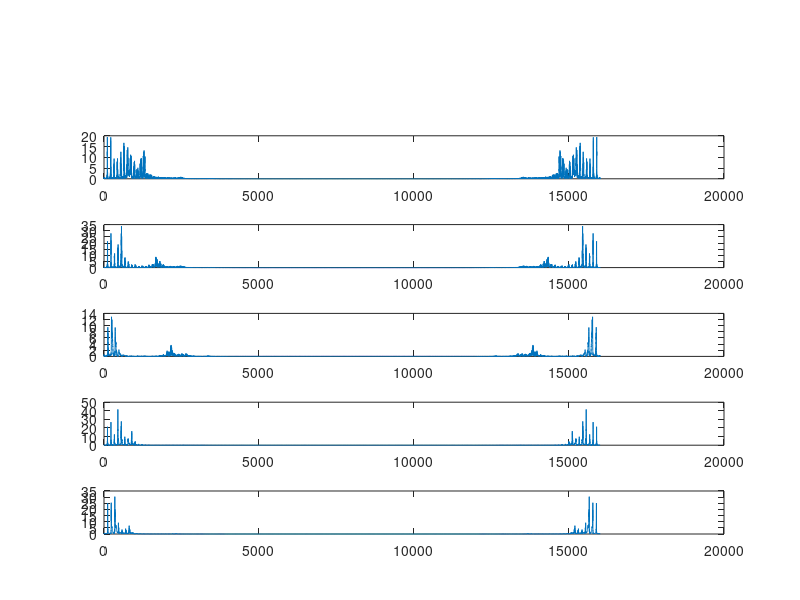

Source code (MATLAB):
clc; clear all; close all;
load('parametrs.mat');

% load('me_ahoj.mat');
% speech_spec = fft(speech);
% figure(100); subplot(6,1,1); plot( abs(speech_spec));

load('me_a.mat');
speech_spec = fft(speech);
subplot(6,1,2); plot(abs(speech_spec));

load('me_e.mat');
subplot(6,1,3)
speech_spec = fft(speech);
plot(abs(speech_spec));

load('me_i.mat');
subplot(6,1,4)
speech_spec = fft(speech);
plot(abs(speech_spec));

load('me_o.mat');
subplot(6,1,5)
speech_spec = fft(speech);
plot(abs(speech_spec));

load('me_u.mat');
subplot(6,1,6)
speech_spec = fft(speech);
plot(abs(speech_spec));